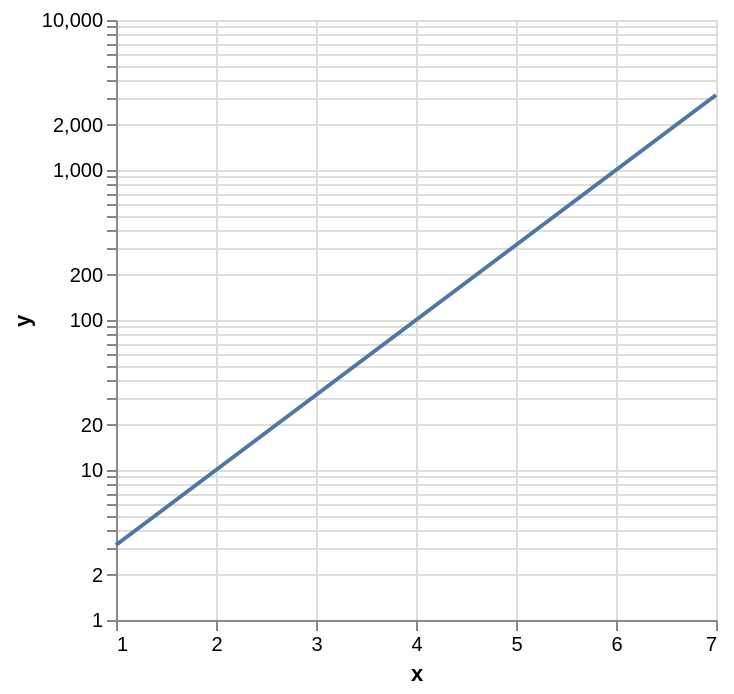

Describe this chart as a Vega-Lite specification.
### Vega-Lite specification from a JSON file in a GitHub repository (floating-point values rounded to 4 significant figures)
{"$schema": "https://vega.github.io/schema/vega-lite/v6.json", "data": {"values": [{"x": 1, "y": 3.162}, {"x": 2, "y": 10.0}, {"x": 3, "y": 31.62}, {"x": 4, "y": 100.0}, {"x": 5, "y": 316.2}, {"x": 6, "y": 1000.0}, {"x": 7, "y": 3162.0}]}, "description": "Log y scale.", "encoding": {"x": {"field": "x", "type": "quantitative"}, "y": {"field": "y", "scale": {"type": "log"}, "type": "quantitative"}}, "mark": "line", "usermeta": {"eas": {"standin_ratio": 0.0759, "threshold": 0.1}}}
